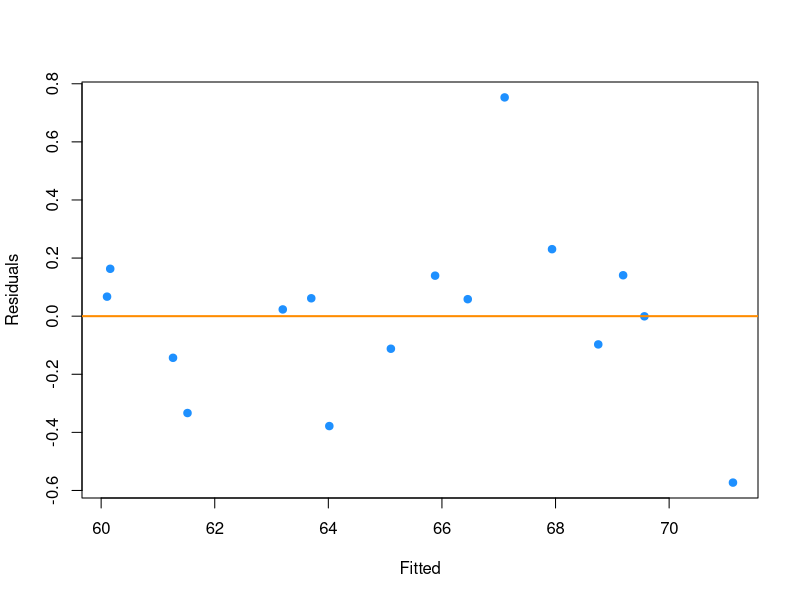
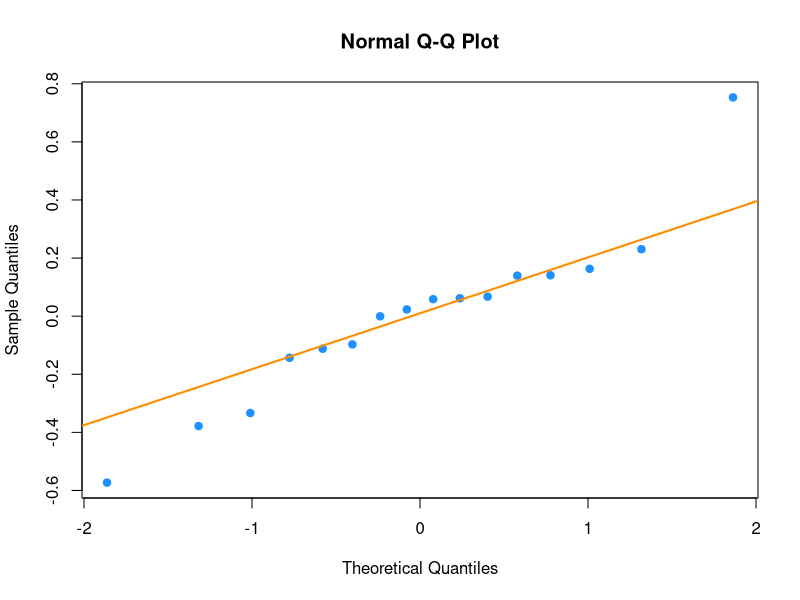
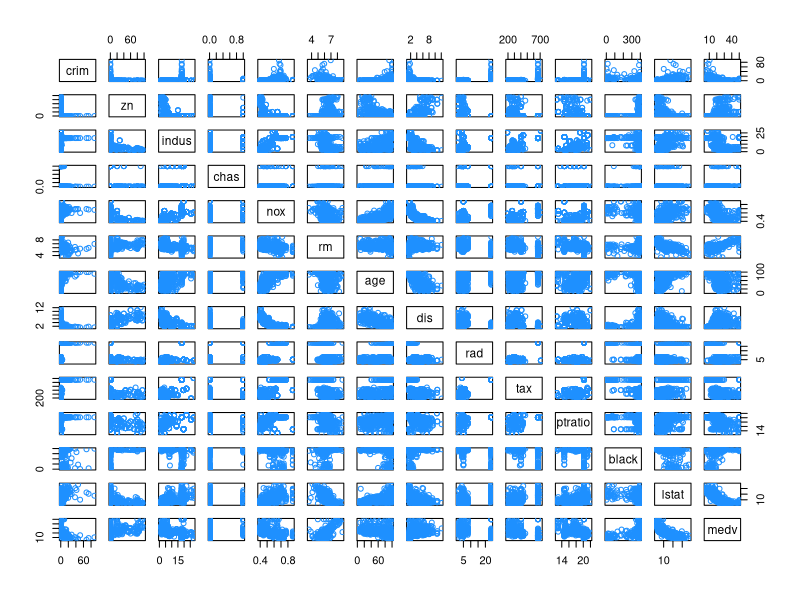
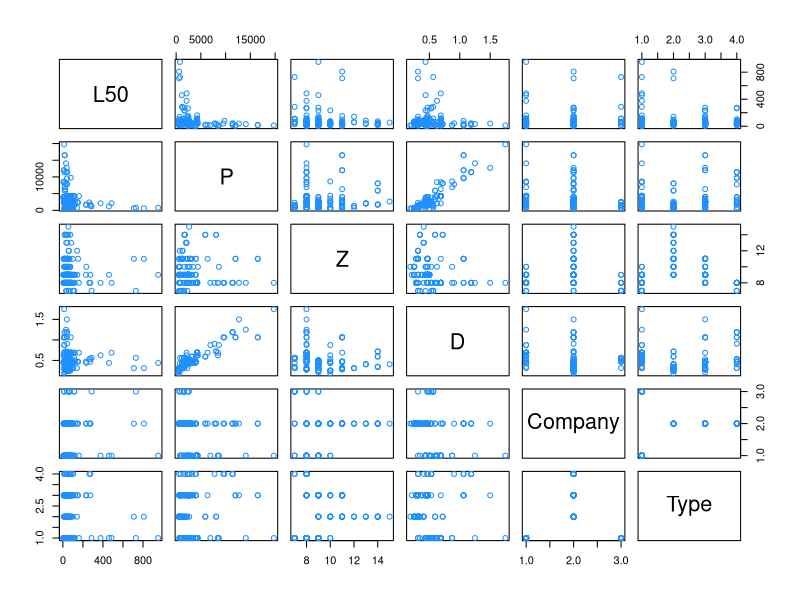
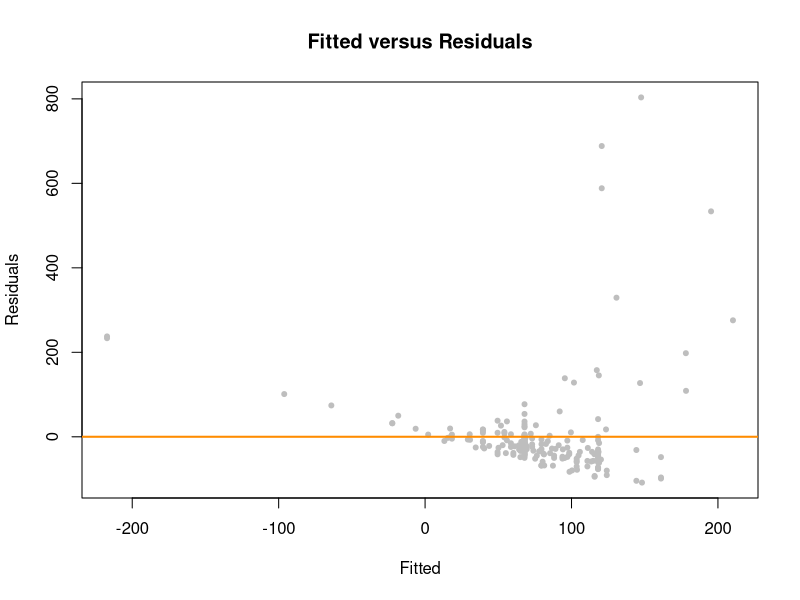

Write the R code that produced these figures, in order. (Note: this script raises an error after producing the figures.)
## ---- chunk 1
options(scipen = 1, digits = 4, width = 80)
## ---- chunk 2
round(cor(longley), 3)
## ---- chunk 3
employed_model <- lm(Employed ~ ., data=longley)
summary(employed_model)
car::vif(employed_model)
## ---- chunk 4
pop_model <- lm(Population ~ . - Employed, data=longley)
summary(pop_model)$r.squared
## ---- chunk 5
emp_model <- lm(Employed ~ . - Population, data = longley)
cor(resid(pop_model), resid(emp_model))
## ---- chunk 6
employed_model2 <- lm(Employed ~  Unemployed + Armed.Forces + Year, data = longley)
car::vif(employed_model2)
## ---- chunk 7
anova(employed_model2, employed_model)
## ---- chunk 8
plot_fitted_resid = function(model, pointcol = "dodgerblue", linecol = "darkorange") {
  plot(fitted(model), resid(model), 
       col = pointcol, pch = 20, cex = 1.5,
       xlab = "Fitted", ylab = "Residuals")
  abline(h = 0, col = linecol, lwd = 2)
}

plot_qq = function(model, pointcol = "dodgerblue", linecol = "darkorange") {
  qqnorm(resid(model), col = pointcol, pch = 20, cex = 1.5)
  qqline(resid(model), col = linecol, lwd = 2)
}

plot_fitted_resid(employed_model2)
plot_qq(employed_model2)
## ---- chunk 9
library(MASS)
pairs(Boston, col="dodgerblue")
## ---- chunk 10
library(leaps)
#Adding polynomials
boston_model_poly <- lm(medv ~ . ^ 2 + I(crim) ^ 3 + I(indus) ^ 3 + I(nox) ^ 3 + I(lstat) ^ 3 + I(black) ^ 3, data=Boston)

# Backward AIC
boston_model_back_aic <- step(boston_model_poly, direction = "backward", trace = 0)
boston_model_back_aic

# Backward BIC
n <- length(resid(boston_model_poly))
boston_model_back_bic <- step(boston_model_poly, direction = "backward", k=log(n), trace = 0)
boston_model_back_bic

#exhaustive search
#exhaustive search 
all_boston_mod <- summary(regsubsets(medv ~ ., data = Boston))

(best_r2_ind = which.max(all_boston_mod$rss))
all_boston_mod$which[best_r2_ind, ]

## ---- chunk 11
library(lmtest)
good_model <- lm(medv ~ crim + zn + indus + chas + nox + rm + age + 
    dis + rad + tax + ptratio + black + lstat + crim:chas + crim:rm +
    crim:rad + crim:black + crim:lstat + zn:tax + zn:lstat +
    indus:nox + indus:rm + chas:nox + chas:rm + chas:black +
    chas:lstat + nox:age + nox:ptratio + rm:age + rm:tax + rm:ptratio +
    rm:lstat + age:dis + age:rad + age:black + age:lstat + dis:tax +
    tax:ptratio + tax:lstat, data = Boston)

coef(good_model)
## ---- chunk 12
library(lmtest)

get_bp_decision = function(model, alpha) {
  decide = unname(bptest(model)$p.value < alpha)
  ifelse(decide, "Reject", "Fail to Reject")
}

get_loocv_rmse = function(model) {
  sqrt(mean((resid(model) / (1 - hatvalues(model))) ^ 2))
}
## ---- chunk 13
get_bp_decision(good_model, alpha = 0.01)
get_loocv_rmse(good_model)
## ---- chunk 14
library(readr)
ballbearings <- read_csv("ballbearings.csv")
ballbearings$Company <- as.factor(ballbearings$Company)
ballbearings$Type <- as.factor(ballbearings$Type)
pairs(ballbearings,col="dodgerblue")
## ---- chunk 15
library(leaps)
ballbearing_model <- lm(L50 ~ ., data=ballbearings)

plot(fitted(ballbearing_model), resid(ballbearing_model), col = "grey", pch = 20,
     xlab = "Fitted", ylab = "Residuals", main = "Fitted versus Residuals")
abline(h = 0, col = "darkorange", lwd = 2)

boxcox(ballbearing_model, plotit = TRUE)

ballbearing_log_model <- lm(log(L50) ~ ., data=ballbearings)

plot(fitted(ballbearing_log_model), resid(ballbearing_log_model), col = "grey", pch = 20,
     xlab = "Fitted", ylab = "Residuals", main = "Fitted versus Residuals")
abline(h = 0, col = "darkorange", lwd = 2)

#exhaustive search 
all_ball_mod = summary(regsubsets(L50 ~ ., data = ballbearings))

(best_r2_ind = which.max(all_ball_mod$adjr2))
all_ball_mod$which[best_r2_ind, ]

#AIC
(ball_model_back_aic <- step(ballbearing_log_model, direction = "backward", trace = 0))
#BIC
n <- length(resid(ballbearing_model))
(ball_model_back_bic <- step(ballbearing_log_model, direction = "backward", trace = 0))
## ---- chunk 16
good_model_a <- lm(log(L50) ~ I(Company)^2 + I(Type)^2 + log(Z) + log(P) + log(D), data=ballbearings)
summary(good_model_a)
## ---- chunk 17
get_sw_decision = function(model, alpha) {
  decide = unname(shapiro.test(resid(model))$p.value < alpha)
  ifelse(decide, "Reject", "Fail to Reject")
}

get_num_params = function(model) {
  length(coef(model))
}

get_adj_r2 = function(model) {
  summary(model)$adj.r.squared
}
## ---- chunk 18
get_sw_decision(good_model_a, alpha = 0.01)
get_num_params(good_model_a)
get_adj_r2(good_model_a)
## ---- chunk 19
good_model_b <- lm(log(L50) ~ Company:Type:D + log(P) + log(D), data=ballbearings)
## ---- chunk 20
get_sw_decision(good_model_b, alpha = 0.01)
get_num_params(good_model_b)
get_adj_r2(good_model_b)
## ---- chunk 21
beta_0  <- 1
beta_1  <- 0
beta_2  <- 1
beta_3  <- 0
beta_4  <- 2
beta_5  <- 0
beta_6  <- 1
beta_7  <- 0
beta_8  <- 2
beta_9  <- 0
beta_10 <- 1
sigma <- 3
## ---- chunk 22
not_sig  <- c("x_1", "x_3", "x_5", "x_7", "x_9")
signif <- c("x_2", "x_4", "x_6", "x_8", "x_10")
## ---- chunk 23
set.seed(42)
n <- 100
x_1  <- runif(n, 0, 10)
x_2  <- runif(n, 0, 10)
x_3  <- runif(n, 0, 10)
x_4  <- runif(n, 0, 10)
x_5  <- runif(n, 0, 10)
x_6  <- runif(n, 0, 10)
x_7  <- runif(n, 0, 10)
x_8  <- runif(n, 0, 10)
x_9  <- runif(n, 0, 10)
x_10 <- runif(n, 0, 10)
## ---- chunk 24
sim_data_1 <- data.frame(x_1, x_2, x_3, x_4, x_5, x_6, x_7, x_8, x_9, x_10,
  y = beta_0 + beta_2 * x_2 + beta_4 * x_4 + beta_6 * x_6 + beta_8 * x_8 + 
      beta_10 * x_10 + rnorm(n, 0 , sigma)
)
## ---- chunk 25
head(sim_data_1)
## ---- chunk 26
fit <- lm(y ~ x_5 + x_6 + x_7, data = sim_data_1)
coef(fit)
## ---- chunk 27
# which are false negatives?
!(signif %in% names(coef(fit)))
## ---- chunk 28
# which are false positives?
names(coef(fit)) %in% not_sig
## ---- chunk 29
set.seed(19880918)
num_sims <- 200
sigma <- 3
n <- 100

 false_negative_aic_sim1 <- rep(0,num_sims)
 false_negative_bic_sim1 <- rep(0,num_sims)
 false_positive_aic_sim1 <- rep(0,num_sims)
 false_positive_bic_sim1 <- rep(0,num_sims)


for(i in 1:num_sims){
  sim_data_1$y <- beta_0 +  beta_2 * x_2 + beta_4 * x_4 + beta_6 * x_6 + beta_8 * x_8 + beta_10 * x_10 + rnorm(n, 0, sigma)
  model <- lm(y ~ ., data = sim_data_1)

  len <- length(resid(model))
  model_aic <- step(model, direction = "backward", trace = 0)
  model_bic <- step(model, direction = "backward", k=log(len),trace = 0)

  false_negative_aic_sim1[i] <- sum(!(signif %in% names(coef(model_aic))))
  false_positive_aic_sim1[i] <- sum(names(coef(model_aic)) %in% not_sig)
  false_negative_bic_sim1[i] <- sum(!(signif %in% names(coef(model_bic))))
  false_positive_bic_sim1[i] <- sum(names(coef(model_bic)) %in% not_sig)
}
## ---- chunk 30
library(knitr)
method_table <- data.frame(
                            Method = c("AIC","BIC"),
                            False_Negative = c(sum(false_negative_aic_sim1)/200,sum(false_negative_bic_sim1)/200),
                            False_Positive = c(sum(false_positive_aic_sim1)/200,sum(false_positive_bic_sim1)/200 )
                          )

kable(method_table,caption="Model Selection Table")
## ---- chunk 31
set.seed(19880918)
x_1  <- runif(n, 0, 10)
x_2  <- runif(n, 0, 10)
x_3  <- runif(n, 0, 10)
x_4  <- runif(n, 0, 10)
x_5  <- runif(n, 0, 10)
x_6  <- runif(n, 0, 10)
x_7  <- runif(n, 0, 10)
x_8  <- x_6 + rnorm(n, 0, 0.1)
x_9  <- x_6 + rnorm(n, 0, 0.1)
x_10 <- x_4 + rnorm(n, 0, 0.1)

sim_data_2 <- data.frame(x_1, x_2, x_3, x_4, x_5, x_6, x_7, x_8, x_9, x_10,
  y = beta_0 + beta_2 * x_2 + beta_4 * x_4 + beta_6 * x_6 + beta_8 * x_8 + 
      beta_10 * x_10 + rnorm(n, 0 , sigma)
)

num_sims <- 200
false_negative_aic_sim2 <- rep(0,num_sims)
false_negative_bic_sim2 <- rep(0,num_sims)
false_positive_aic_sim2 <- rep(0,num_sims)
false_positive_bic_sim2 <- rep(0,num_sims)

for(i in 1:num_sims){
    sim_data_2$y <- beta_0 + beta_2 * x_2 + beta_4 * x_4 + beta_6 * x_6 + beta_8 * x_8 + beta_10 * x_10 + rnorm(n, 0 , sigma)
    model <- lm(y ~ ., data = sim_data_2)
  
  len <- length(resid(model))
  model_aic <- step(model, direction = "backward", trace=0)
  model_bic <- step(model, direction = "backward", k=log(len), trace=0)
  
  false_negative_aic_sim2[i] <- sum(!(signif %in% names(coef(model_aic))))
  false_positive_aic_sim2[i] <- sum(names(coef(model_aic)) %in% not_sig)
  false_negative_bic_sim2[i] <- sum(!(signif %in% names(coef(model_bic))))
  false_positive_bic_sim2[i] <- sum(names(coef(model_bic)) %in% not_sig)
}


## ---- chunk 32
method_table <- data.frame(
                            Method = c("AIC","BIC"),
                            False_Negative = c(sum(false_negative_aic_sim2)/200,sum(false_negative_bic_sim2/200)),
                            False_Positive = c(sum(false_positive_aic_sim2)/200,sum(false_positive_bic_sim2/200))
                          )
kable(method_table,caption="Model Selection Table")
